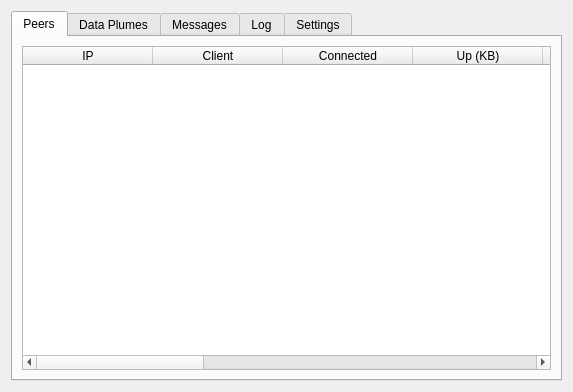
<?xml version="1.0" encoding="UTF-8"?>
<ui version="4.0">
 <class>DataPlumesPage</class>
 <widget class="QWidget" name="DataPlumesPage">
  <property name="geometry">
   <rect>
    <x>0</x>
    <y>0</y>
    <width>573</width>
    <height>392</height>
   </rect>
  </property>
  <property name="windowTitle">
   <string>Form</string>
  </property>
  <property name="styleSheet">
   <string notr="true">#OverviewPage { color: #0C3407; } QToolTip { border: 1px solid black; background-color: #0C3407; color: #FFFFFF; }</string>
  </property>
  <layout class="QHBoxLayout" name="horizontalLayout" stretch="1">
   <item>
    <layout class="QVBoxLayout" name="verticalLayout_2">
     <item>
      <widget class="QTabWidget" name="tabWidget">
       <property name="currentIndex">
        <number>0</number>
       </property>
       <widget class="QWidget" name="peersTab">
        <attribute name="title">
         <string>Peers</string>
        </attribute>
        <layout class="QGridLayout" name="gridLayout">
         <item row="0" column="0">
          <layout class="QVBoxLayout" name="verticalLayout">
           <item>
            <widget class="QTableWidget" name="peersTableWidget">
             <property name="editTriggers">
              <set>QAbstractItemView::NoEditTriggers</set>
             </property>
             <property name="alternatingRowColors">
              <bool>true</bool>
             </property>
             <property name="selectionMode">
              <enum>QAbstractItemView::SingleSelection</enum>
             </property>
             <property name="selectionBehavior">
              <enum>QAbstractItemView::SelectRows</enum>
             </property>
             <property name="gridStyle">
              <enum>Qt::DashLine</enum>
             </property>
             <attribute name="horizontalHeaderCascadingSectionResizes">
              <bool>true</bool>
             </attribute>
             <attribute name="horizontalHeaderDefaultSectionSize">
              <number>130</number>
             </attribute>
             <column>
              <property name="text">
               <string>IP</string>
              </property>
             </column>
             <column>
              <property name="text">
               <string>Client</string>
              </property>
             </column>
             <column>
              <property name="text">
               <string>Connected</string>
              </property>
             </column>
             <column>
              <property name="text">
               <string>Up (KB)</string>
              </property>
             </column>
             <column>
              <property name="text">
               <string>Down (KB)</string>
              </property>
             </column>
             <column>
              <property name="text">
               <string>Use Count</string>
              </property>
             </column>
             <column>
              <property name="text">
               <string>Total DHT</string>
              </property>
             </column>
             <column>
              <property name="text">
               <string>% Available</string>
              </property>
             </column>
             <column>
              <property name="text">
               <string>Bytes Allocated</string>
              </property>
             </column>
             <column>
              <property name="text">
               <string>Bytes Available</string>
              </property>
             </column>
             <column>
              <property name="text">
               <string>Last Activity</string>
              </property>
             </column>
             <column>
              <property name="text">
               <string>Id Hash</string>
              </property>
             </column>
            </widget>
           </item>
          </layout>
         </item>
        </layout>
       </widget>
       <widget class="QWidget" name="plumesTab">
        <attribute name="title">
         <string>Data Plumes</string>
        </attribute>
        <layout class="QGridLayout" name="gridLayout_5">
         <item row="0" column="0">
          <layout class="QVBoxLayout" name="verticalLayout_5">
           <item>
            <widget class="QTableWidget" name="dataPlumesTableWidget">
             <property name="editTriggers">
              <set>QAbstractItemView::NoEditTriggers</set>
             </property>
             <property name="alternatingRowColors">
              <bool>true</bool>
             </property>
             <property name="selectionMode">
              <enum>QAbstractItemView::SingleSelection</enum>
             </property>
             <property name="selectionBehavior">
              <enum>QAbstractItemView::SelectRows</enum>
             </property>
             <property name="gridStyle">
              <enum>Qt::DashLine</enum>
             </property>
             <column>
              <property name="text">
               <string>Plume Name</string>
              </property>
             </column>
             <column>
              <property name="text">
               <string>Plume Type</string>
              </property>
             </column>
             <column>
              <property name="text">
               <string>Last Seen</string>
              </property>
             </column>
             <column>
              <property name="text">
               <string>Status</string>
              </property>
             </column>
             <column>
              <property name="text">
               <string>Data Type</string>
              </property>
             </column>
             <column>
              <property name="text">
               <string># Records</string>
              </property>
             </column>
             <column>
              <property name="text">
               <string># Nodes</string>
              </property>
             </column>
             <column>
              <property name="text">
               <string># Nodes Connected</string>
              </property>
             </column>
             <column>
              <property name="text">
               <string>Plume Id</string>
              </property>
             </column>
            </widget>
           </item>
           <item>
            <layout class="QHBoxLayout" name="horizontalLayout_2">
             <item>
              <widget class="QPushButton" name="createPlumeButton">
               <property name="text">
                <string>&amp;Create Plume</string>
               </property>
              </widget>
             </item>
             <item>
              <widget class="QPushButton" name="detailsButton">
               <property name="text">
                <string>Plume &amp;Details</string>
               </property>
              </widget>
             </item>
             <item>
              <widget class="QPushButton" name="previewDataButton">
               <property name="text">
                <string>&amp;Preview Data</string>
               </property>
              </widget>
             </item>
             <item>
              <widget class="QPushButton" name="addRecordButton">
               <property name="text">
                <string>&amp;Add Record</string>
               </property>
              </widget>
             </item>
             <item>
              <spacer name="horizontalSpacer">
               <property name="orientation">
                <enum>Qt::Horizontal</enum>
               </property>
               <property name="sizeHint" stdset="0">
                <size>
                 <width>40</width>
                 <height>20</height>
                </size>
               </property>
              </spacer>
             </item>
            </layout>
           </item>
          </layout>
         </item>
        </layout>
       </widget>
       <widget class="QWidget" name="messagesTab">
        <attribute name="title">
         <string>Messages</string>
        </attribute>
        <layout class="QGridLayout" name="gridLayout_3">
         <item row="0" column="0">
          <layout class="QVBoxLayout" name="verticalLayout_4">
           <item>
            <widget class="QTableWidget" name="messagesTableWidget">
             <property name="editTriggers">
              <set>QAbstractItemView::NoEditTriggers</set>
             </property>
             <property name="alternatingRowColors">
              <bool>true</bool>
             </property>
             <property name="selectionMode">
              <enum>QAbstractItemView::NoSelection</enum>
             </property>
             <property name="gridStyle">
              <enum>Qt::DotLine</enum>
             </property>
             <attribute name="horizontalHeaderCascadingSectionResizes">
              <bool>true</bool>
             </attribute>
             <attribute name="horizontalHeaderDefaultSectionSize">
              <number>150</number>
             </attribute>
             <attribute name="verticalHeaderVisible">
              <bool>false</bool>
             </attribute>
             <column>
              <property name="text">
               <string>Time</string>
              </property>
             </column>
             <column>
              <property name="text">
               <string>Type</string>
              </property>
             </column>
             <column>
              <property name="text">
               <string>Peer</string>
              </property>
             </column>
             <column>
              <property name="text">
               <string>Message</string>
              </property>
             </column>
             <column>
              <property name="text">
               <string>Size (bytes)</string>
              </property>
             </column>
            </widget>
           </item>
          </layout>
         </item>
        </layout>
       </widget>
       <widget class="QWidget" name="logTab">
        <attribute name="title">
         <string>Log</string>
        </attribute>
        <layout class="QGridLayout" name="gridLayout_2">
         <item row="0" column="0">
          <layout class="QVBoxLayout" name="verticalLayout_3">
           <item>
            <widget class="QListWidget" name="logListWidget">
             <property name="editTriggers">
              <set>QAbstractItemView::NoEditTriggers</set>
             </property>
             <property name="alternatingRowColors">
              <bool>true</bool>
             </property>
             <property name="selectionMode">
              <enum>QAbstractItemView::NoSelection</enum>
             </property>
            </widget>
           </item>
          </layout>
         </item>
        </layout>
       </widget>
       <widget class="QWidget" name="settingsTab">
        <attribute name="title">
         <string>Settings</string>
        </attribute>
        <layout class="QGridLayout" name="gridLayout_4">
         <item row="2" column="0">
          <widget class="QLabel" name="label_3">
           <property name="text">
            <string>Log Buffer</string>
           </property>
           <property name="buddy">
            <cstring>logBufferSpinBox</cstring>
           </property>
          </widget>
         </item>
         <item row="1" column="1">
          <widget class="QSpinBox" name="messagesBufferSpinBox">
           <property name="maximum">
            <number>32000</number>
           </property>
           <property name="value">
            <number>500</number>
           </property>
          </widget>
         </item>
         <item row="1" column="0">
          <widget class="QLabel" name="label_2">
           <property name="text">
            <string>Messages Buffer</string>
           </property>
           <property name="buddy">
            <cstring>messagesBufferSpinBox</cstring>
           </property>
          </widget>
         </item>
         <item row="0" column="1">
          <widget class="QSpinBox" name="announceSpinBox">
           <property name="maximum">
            <number>300</number>
           </property>
           <property name="value">
            <number>10</number>
           </property>
          </widget>
         </item>
         <item row="2" column="1">
          <widget class="QSpinBox" name="logBufferSpinBox">
           <property name="maximum">
            <number>32000</number>
           </property>
           <property name="value">
            <number>500</number>
           </property>
          </widget>
         </item>
         <item row="0" column="0">
          <widget class="QLabel" name="label">
           <property name="text">
            <string>Announce Interval (s)</string>
           </property>
           <property name="buddy">
            <cstring>announceSpinBox</cstring>
           </property>
          </widget>
         </item>
        </layout>
       </widget>
      </widget>
     </item>
    </layout>
   </item>
  </layout>
 </widget>
 <resources/>
 <connections/>
</ui>
